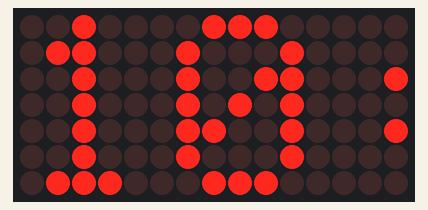
The sketch below on a simulated Arduino Uno, built with avr-gcc and run on an emulated ATmega328P. Shown: 15×7 LED matrix. What the sketch prints to the serial monitor is not drawn.

Above: at 0.13 s.
At 0.82 s:
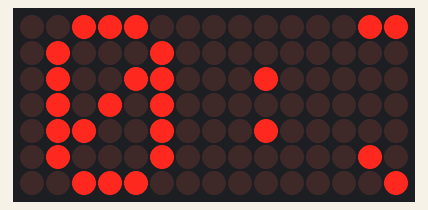
At 1.38 s:
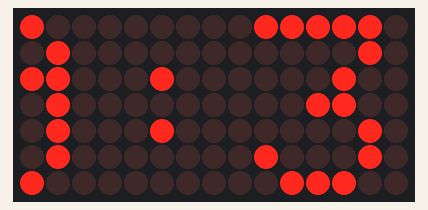
At 1.95 s:
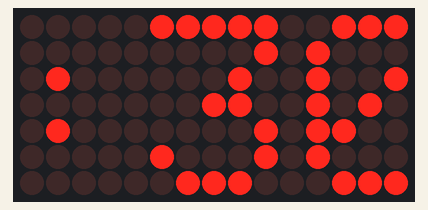
At 2.71 s:
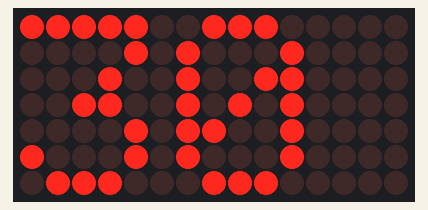
At 28.65 s:
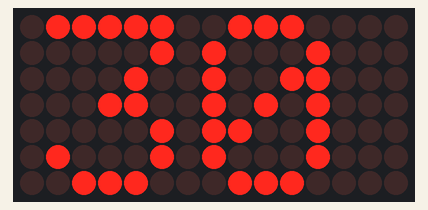

The sketch:

scrolling_text.ino
```cpp
/**
 * This source works with the following products:
 *
 *      Adafruit 16x9 Charlieplexed PWM LED Matrix Driver - IS31FL3731
 *      https://www.adafruit.com/products/2946
 *
 *      LED Charlieplexed Matrix - 9x16 LEDs - Green
 *      https://www.adafruit.com/products/2972
 *
 * Use 'USBtinyISP' as the programmer.
 */

#include <Wire.h>
#include <Adafruit_GFX.h>
#include <Adafruit_IS31FL3731.h>

Adafruit_IS31FL3731_Wing matrix = Adafruit_IS31FL3731_Wing();

void setup()
{
  Serial.begin(9600);
  Serial.println("ISSI manual animation test");
  if (! matrix.begin())
  {
    Serial.println("IS31 not found");
    while (1);
  }
  Serial.println("IS31 Found!");

  matrix.setRotation(0);

//  matrix.setBrightness(60);

//  matrix.setTextSize(2);
  matrix.setTextSize(0.1);
//  matrix.setTextSize(1);

  matrix.setTextWrap(false);  // we dont want text to wrap so it scrolls nicely

  matrix.setTextColor(60);
//  matrix.setTextColor(100);
}

int iterationLimit = -200;
//                 = -100;  // too short
//                 = -300;  // too long

//String message = "Hola me llamo Roberto";
String message = "10:30    ";
//String message = "Go Spurs Go!    ";
//String message = "Merge New Incremental Security Scans";

void loop()
{
  for (int8_t x=0; x>=iterationLimit; x--)
  {
    matrix.clear();
    matrix.setCursor(x,0);
    matrix.print(message);
    delay(90);
  }
}
```
